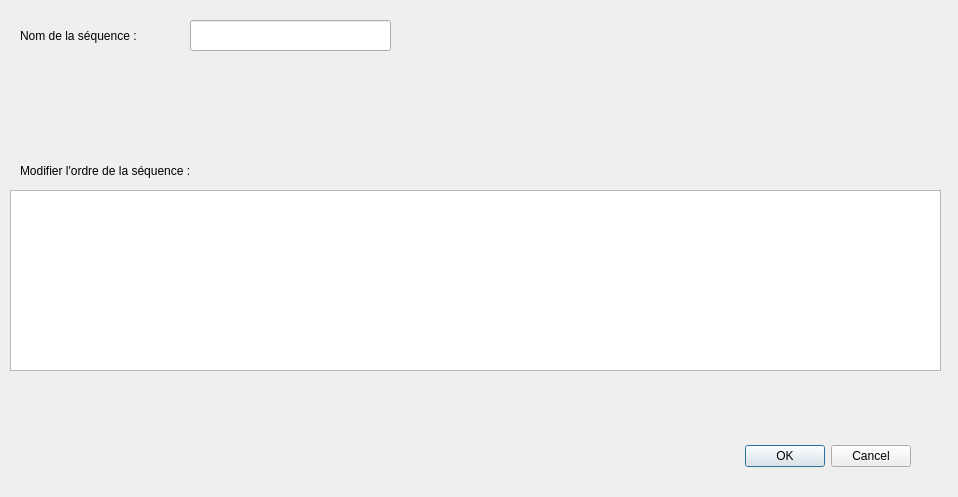
<?xml version="1.0" encoding="UTF-8"?>
<ui version="4.0">
 <class>EditOrderSequence</class>
 <widget class="QDialog" name="EditOrderSequence">
  <property name="geometry">
   <rect>
    <x>0</x>
    <y>0</y>
    <width>958</width>
    <height>497</height>
   </rect>
  </property>
  <property name="windowTitle">
   <string>Dialog</string>
  </property>
  <widget class="QDialogButtonBox" name="buttonBox">
   <property name="geometry">
    <rect>
     <x>570</x>
     <y>440</y>
     <width>341</width>
     <height>32</height>
    </rect>
   </property>
   <property name="orientation">
    <enum>Qt::Horizontal</enum>
   </property>
   <property name="standardButtons">
    <set>QDialogButtonBox::Cancel|QDialogButtonBox::Ok</set>
   </property>
  </widget>
  <widget class="QLineEdit" name="lineEdit">
   <property name="geometry">
    <rect>
     <x>190</x>
     <y>20</y>
     <width>201</width>
     <height>31</height>
    </rect>
   </property>
  </widget>
  <widget class="QLabel" name="label">
   <property name="geometry">
    <rect>
     <x>20</x>
     <y>20</y>
     <width>141</width>
     <height>31</height>
    </rect>
   </property>
   <property name="text">
    <string>Nom de la séquence :</string>
   </property>
  </widget>
  <widget class="MyListWidgetInternalChange" name="listWidget">
   <property name="geometry">
    <rect>
     <x>10</x>
     <y>190</y>
     <width>931</width>
     <height>181</height>
    </rect>
   </property>
  </widget>
  <widget class="QLabel" name="label_2">
   <property name="geometry">
    <rect>
     <x>20</x>
     <y>160</y>
     <width>221</width>
     <height>21</height>
    </rect>
   </property>
   <property name="text">
    <string>Modifier l'ordre de la séquence :</string>
   </property>
  </widget>
 </widget>
 <customwidgets>
  <customwidget>
   <class>MyListWidgetInternalChange</class>
   <extends>QListWidget</extends>
   <header>mylistwidgetinternalchange.h</header>
  </customwidget>
 </customwidgets>
 <resources/>
 <connections>
  <connection>
   <sender>buttonBox</sender>
   <signal>accepted()</signal>
   <receiver>EditOrderSequence</receiver>
   <slot>accept()</slot>
   <hints>
    <hint type="sourcelabel">
     <x>248</x>
     <y>254</y>
    </hint>
    <hint type="destinationlabel">
     <x>157</x>
     <y>274</y>
    </hint>
   </hints>
  </connection>
  <connection>
   <sender>buttonBox</sender>
   <signal>rejected()</signal>
   <receiver>EditOrderSequence</receiver>
   <slot>reject()</slot>
   <hints>
    <hint type="sourcelabel">
     <x>316</x>
     <y>260</y>
    </hint>
    <hint type="destinationlabel">
     <x>286</x>
     <y>274</y>
    </hint>
   </hints>
  </connection>
 </connections>
</ui>
